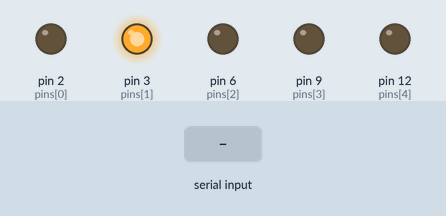
The sketch below on a simulated Arduino Uno, built with avr-gcc and run on an emulated ATmega328P. Shown: output pins drawn as LEDs (lit = HIGH). The test bench sets the inputs (shaded band).

Above: at 0.4 s.
At 2.8 s:
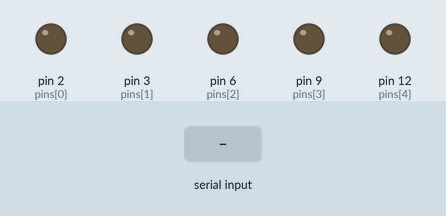
2.9 s: "<1>" received over Serial
At 3.2 s:
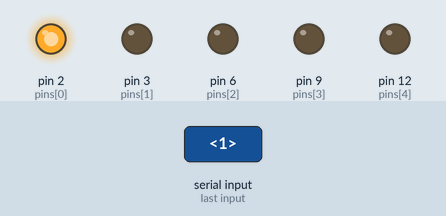
Timing chart, 0 to 5.9 s (numbered marks = the images above; inputs shaded):
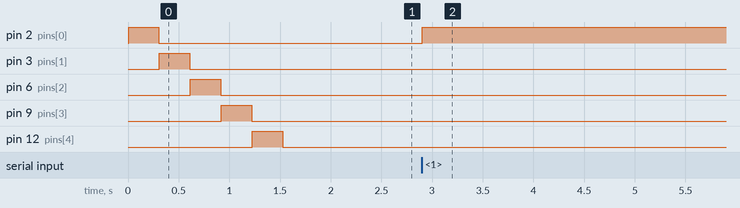

The sketch:

fingerBuzzer_Arduino.ino
```cpp
const byte numChars = 20;
char dataIn[numChars];

const short pins[] = {2,3,6,9,12};
//change pins[] to reflect actual wiring of arduino

char startMarker = '<';
char endMarker = '>';

void setup() {
  Serial.begin(9600);

  for (int i = 0; i < 5; i++) {
  pinMode(pins[i], OUTPUT);
  digitalWrite(pins[i], 0);
  delay(5);
  digitalWrite(pins[i], 1);
  delay(300);
  digitalWrite(pins[i], 0);
  }

  delay(100);
}

void loop() {
  updateData();

  for (int i = 0; i < 5; i++) {
    if (dataIn[i] == '1') {
      digitalWrite(pins[i], 1);
    } else {
      digitalWrite(pins[i], 0);
    }
  }

}

void updateData() {
    static boolean recvInProgress = false;
    static byte j = 0;
    char rc;
    bool newData = false;

    while (Serial.available() > 0 && newData == false) {
        rc = Serial.read();

        if (recvInProgress == true) {
            if (rc != endMarker) {
                dataIn[j] = rc;
                j++;
                if (j >= numChars) {
                    j = numChars - 1;
                }
            }
            else {
                dataIn[j] = '\0';
                recvInProgress = false;
                j = 0;
                newData = true;
            }
        }

        else if (rc == startMarker) {
            recvInProgress = true;
        }
    }
}
```

Measured:
- after the input at 2.9 s, pin 2 (pins[0]): LOW → HIGH at once
